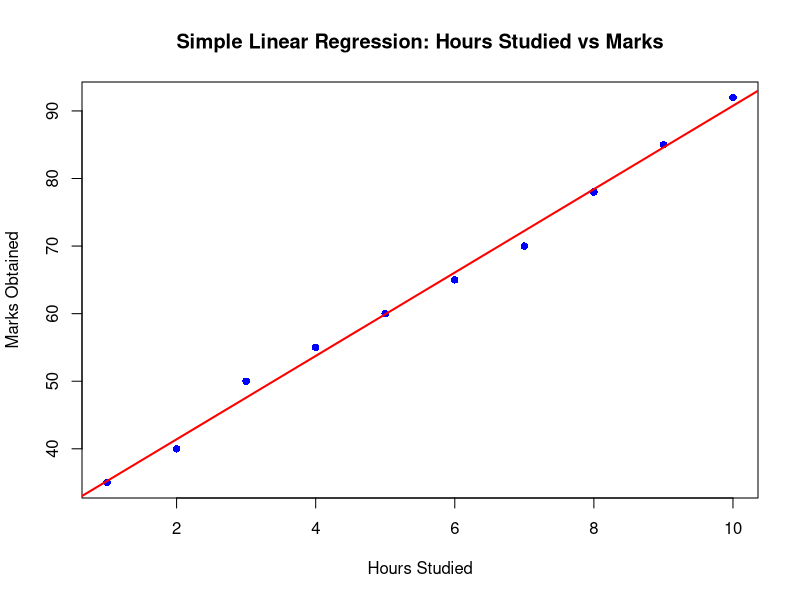

Recreate this plot in R.
# Program to build and evaluate a Simple Linear Regression model
# Sample data: hours studied vs marks obtained

hours_studied <- c(1, 2, 3, 4, 5, 6, 7, 8, 9, 10)
marks_obtained <- c(35, 40, 50, 55, 60, 65, 70, 78, 85, 92)

# Combine into a data frame

study_data <- data.frame(hours_studied, marks_obtained)

# ---------- BUILD THE LINEAR REGRESSION MODEL ----------

model <- lm(marks_obtained ~ hours_studied, data = study_data)

# ---------- EVALUATE THE MODEL ----------

cat("Model Summary:\n")
print(summary(model))
cat("\nIntercept (b0):", coef(model)[1], "\n")
cat("Slope (b1):", coef(model)[2], "\n")


# ---------- PREDICTION ----------
new_hours <- data.frame(hours_studied = 11)
predicted_marks <- predict(model, new_hours)
cat("Predicted marks for 11 hours of study:", predicted_marks, "\n")


# ---------- VISUALIZATION ----------
plot(hours_studied, marks_obtained,
  col = "blue", pch = 16,
  main = "Simple Linear Regression: Hours Studied vs Marks",
  xlab = "Hours Studied", ylab = "Marks Obtained"
)
abline(model, col = "red", lwd = 2)
